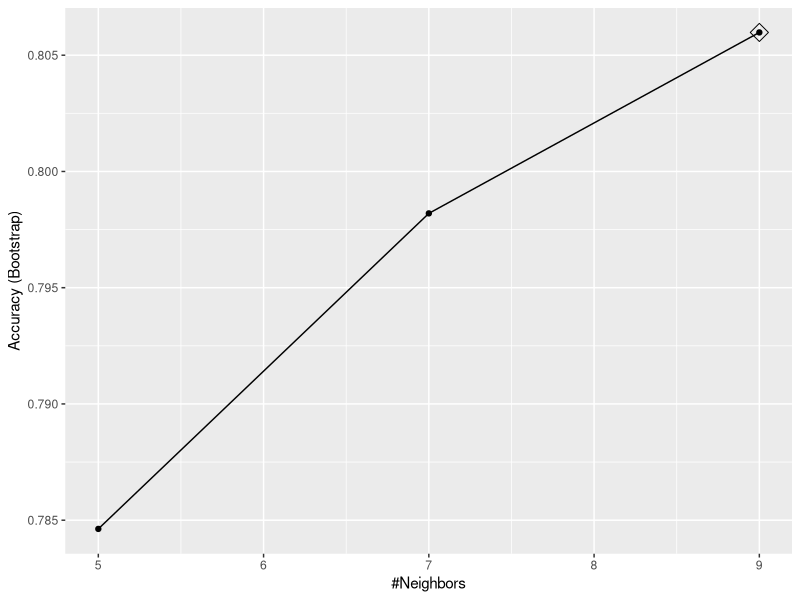
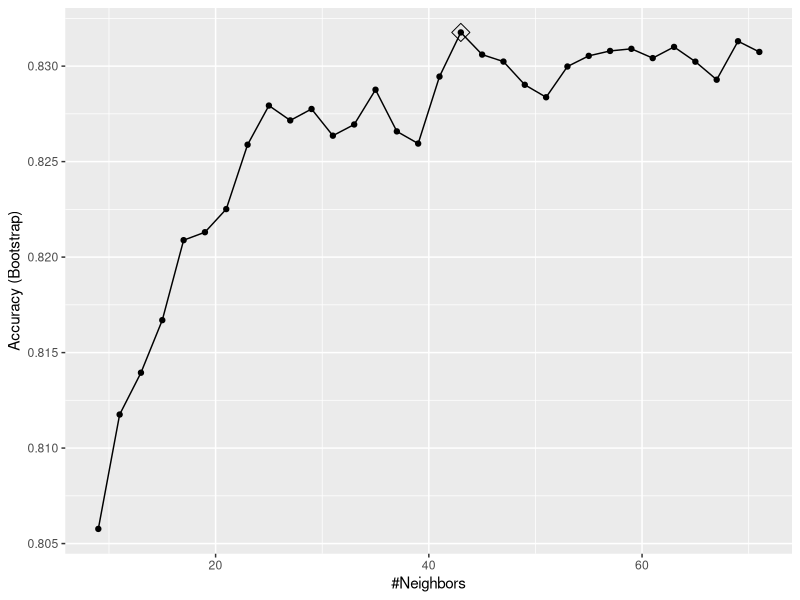
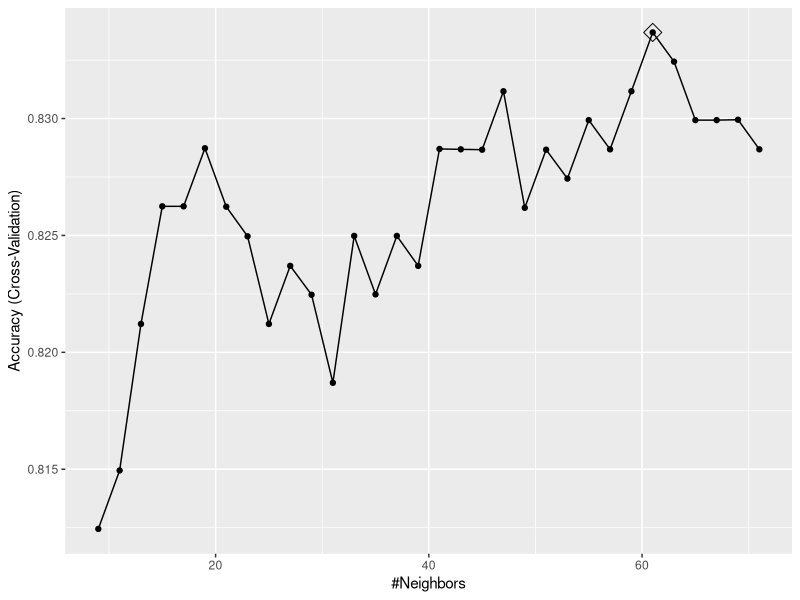
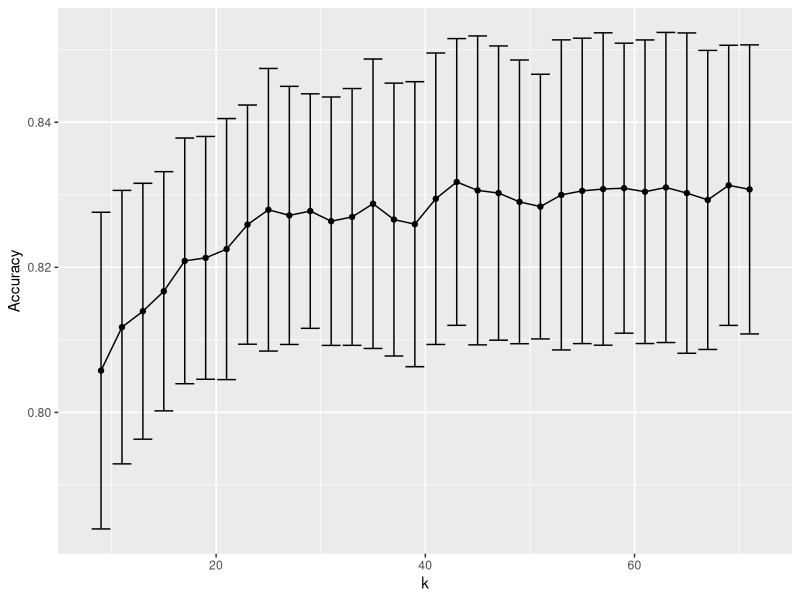
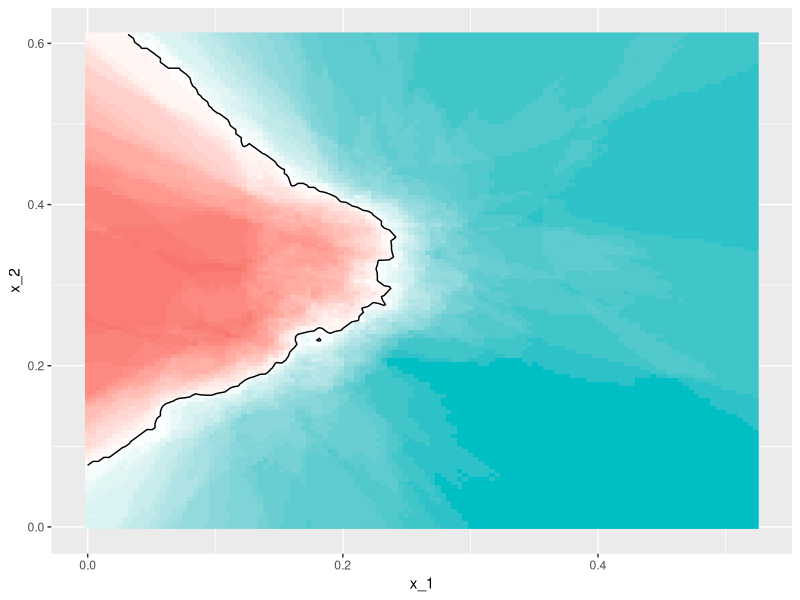
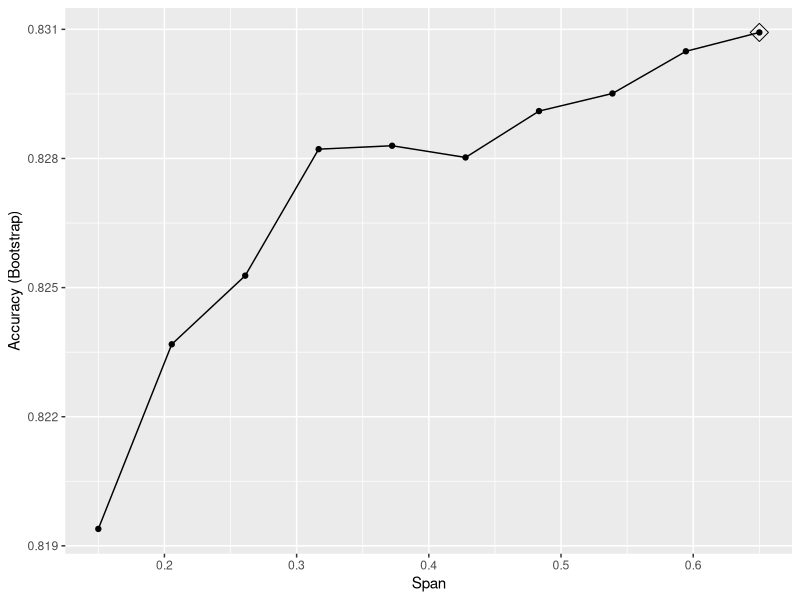
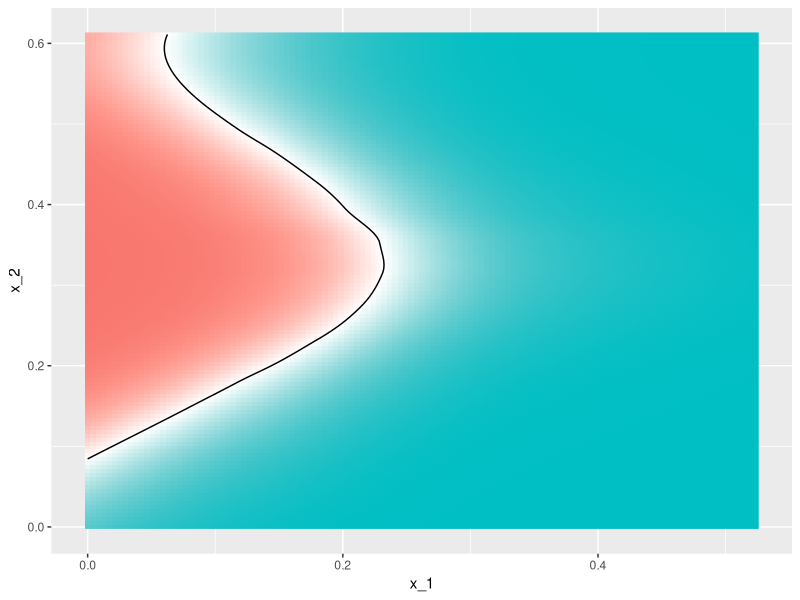
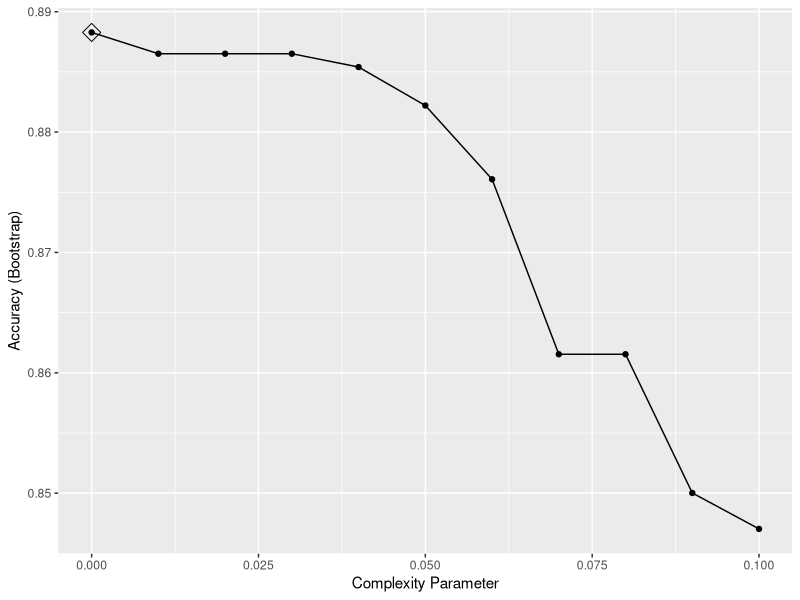

R code for these plots, in order: (Note: this script raises an error after producing the figures.)
library(tidyverse)
library(dslabs)
data("mnist_27")

library(caret)
train_glm <- train(y ~ ., method = "glm", data = mnist_27$train)
train_knn <- train(y ~ ., method = "knn", data = mnist_27$train)

y_hat_glm <- predict(train_glm, mnist_27$test, type = "raw")
y_hat_knn <- predict(train_knn, mnist_27$test, type = "raw")

confusionMatrix(y_hat_glm, mnist_27$test$y)$overall[["Accuracy"]]
confusionMatrix(y_hat_knn, mnist_27$test$y)$overall[["Accuracy"]]



getModelInfo("knn")
modelLookup("knn")

train_knn <- train(y ~ ., method = "knn", data = mnist_27$train)
ggplot(train_knn, highlight = TRUE)

train_knn <- train(y ~ ., method = "knn", 
                   data = mnist_27$train,
                   tuneGrid = data.frame(k = seq(9, 71, 2)))

ggplot(train_knn, highlight = TRUE)

train_knn$bestTune
train_knn$finalModel
confusionMatrix(predict(train_knn, mnist_27$test, type = "raw"),
                mnist_27$test$y)$overall["Accuracy"]

control <- trainControl(method = "cv", number = 10, p = .9)
train_knn_cv <- train(y ~ ., method = "knn", 
                      data = mnist_27$train,
                      tuneGrid = data.frame(k = seq(9, 71, 2)),
                      trControl = control)
ggplot(train_knn_cv, highlight = TRUE)


train_knn$results %>% 
  ggplot(aes(x = k, y = Accuracy)) +
  geom_line() +
  geom_point() +
  geom_errorbar(aes(x = k, 
                    ymin = Accuracy - AccuracySD,
                    ymax = Accuracy + AccuracySD))


plot_cond_prob <- function(p_hat=NULL){
  tmp <- mnist_27$true_p
  if(!is.null(p_hat)){
    tmp <- mutate(tmp, p=p_hat)
  }
  tmp %>% ggplot(aes(x_1, x_2, z=p, fill=p)) +
    geom_raster(show.legend = FALSE) +
    scale_fill_gradientn(colors=c("#F8766D","white","#00BFC4")) +
    stat_contour(breaks=c(0.5),color="black")
}


plot_cond_prob(predict(train_knn, mnist_27$true_p, type = "prob")[,2])

install.packages("gam")
modelLookup("gamLoess")

grid <- expand.grid(span = seq(0.15, 0.65, len = 10), degree = 1)

train_loess <- train(y ~ ., 
                     method = "gamLoess",
                     tuneGrid=grid,
                     data = mnist_27$train)
ggplot(train_loess, highlight = TRUE)

confusionMatrix(data = predict(train_loess, mnist_27$test), 
                reference = mnist_27$test$y)$overall["Accuracy"]

p1 <- plot_cond_prob(predict(train_loess, mnist_27$true_p, type = "prob")[,2])
p1



library(dslabs)      
library(caret)
data("tissue_gene_expression")

set.seed(1991, sample.kind="Rounding") #set.seed(1993, sample.kind="Rounding") if using R 3.6 or later
y <- tissue_gene_expression$y
x <- tissue_gene_expression$x

train_rpart <- train(x,y, method = "rpart", tuneGrid = data.frame(cp = seq(0, 0.1, 0.01)))
ggplot(train_rpart, highlight = TRUE)

train_rpart$bestTune
train_rpart$finalModel
y

set.seed(1991, sample.kind="Rounding")
train_rpart <- train(x,y, method = "rpart", tuneGrid = data.frame(cp = seq(0, 0.1, 0.01)),control = rpart.control(minsplit = 0))
ggplot(train_rpart, highlight = TRUE)
train_rpart$bestTune
confusionMatrix(train_rpart)


plot(train_rpart$finalModel, margin = 0.1)
text(train_rpart$finalModel, cex = 0.75)

set.seed(1991, sample.kind="Rounding")
fit = train(x,y, method = "rf", tuneGrid = data.frame(mtry = seq(50, 200, 25)), nodesize = 1)

ggplot(fit, highlight = TRUE)

imp = varImp(fit)
imp
tree_terms <- as.character(unique(fit$finalModel$frame$var[!(fit$finalModel$frame$var == "<leaf>")]))
tree_terms
